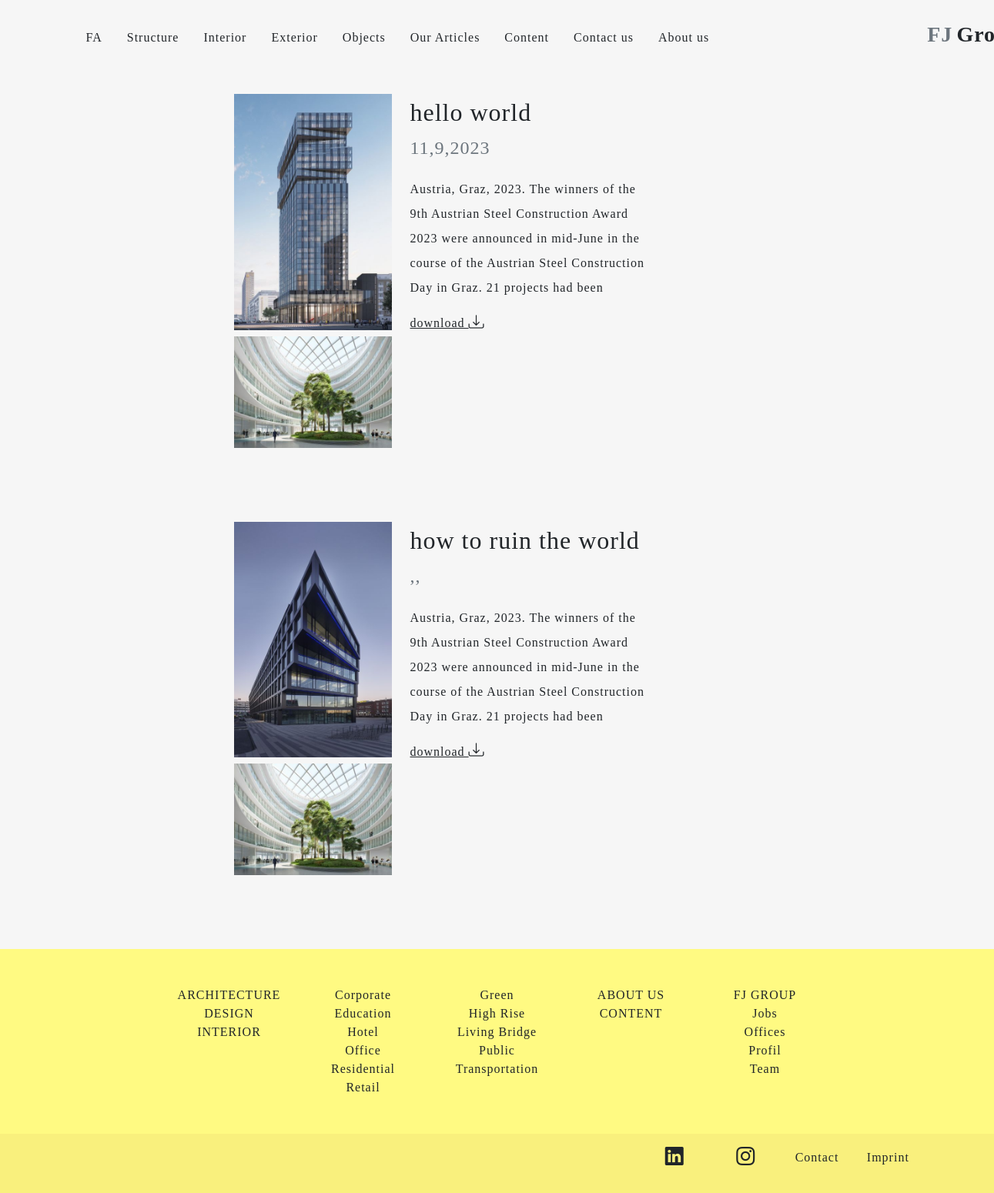
The app's page /articles/ with its own data.
### articles_app/models.py (models this page shows, shortened)
class Article(models.Model):
    image = models.ImageField(upload_to='images/article_images', verbose_name='عکس')
    second_image = models.ImageField(upload_to='images/article_images', null=True, verbose_name='عکس دوم')
    title = models.CharField(max_length=300, verbose_name='عنوان')
    persian_title = models.CharField(max_length=300, verbose_name='عنوان(فارسی)')
    description = models.TextField(max_length=1500, verbose_name='توضیحات')
    persian_description = models.TextField(max_length=1500, verbose_name='توضیحات(فارسی)')
    pdf_file = models.FileField(upload_to='pdfs/article_pdf', verbose_name='فایل')
    created_time = models.DateField(auto_now_add=True, null=True, verbose_name='تاریخ تولید')
    class Meta:
        ordering = ('-created_time',)
        verbose_name = 'مقاله'
        verbose_name_plural = 'مقالات'

### articles_app/views.py (the view)
# urls.py: path('', views.articles_view, name='articles'),
def articles_view(request):
    articles = Article.objects.all()
    return render(request, 'articles_app/OurArticles.html', context={'articles': articles})

### articles_app/templates/articles_app/OurArticles.html (shortened to what this page needs)
{% extends 'base.html' %}
{% load static %}
{% block css %}
    <link rel="stylesheet" href="{% static 'Css/OurArticles.css' %}">
    <link rel="stylesheet" href="{% static 'Css/Interior.css' %}">
    <link rel="stylesheet" href="{% static 'Css/Project.css' %}">
{% endblock %}
{% block content %}
{% include 'includes/header2.html' %}
    <main>
    {% for article in articles %}
        <div class="area pt-5 pb-5">
            <div class="container">
                <div class="row justify-content-center">
                    <div class="col-md-5 col-sm-12 col-12 text-end">
                        <img src="{{ article.image.url }}" alt="{{ article.title }}" class="img-fluid w-50 mb-2">
                        <img src="{{ article.second_image.url }}" alt="{{ article.title }}" class="img-fluid w-50">
                    </div>
                    <div class="col-md-5 col-sm-12 col-12">
                        <h2 class="w-75 lh-base EN">{{ article.title}}</h2>
                        <h4 class="text-secondary mb-4 EN">{{ article.created_time.day }},{{ article.created_time.month }},{{ article.created_time.year }}</h4>
                        <p class="w-75 lh-lg EN">{{ article.description }}</p>
                        <a href="{% url 'article_app:article_download' article.id %}" class="text-dark EN">download <i class="bi bi-download h5"></i></a>
                    </div>
                </div>
            </div>
        </div>
    {% endfor %}
    </main>
{% endblock %}

### assets/Css/OurArticles.css (style rules this page uses)
html { scroll-behavior: smooth; }
* { font-family: "AvenirNext"; letter-spacing: 1px; }
body { background-color: #F6F6F6; }
.text-secondary { font-family: "AJensonPro"; }
.area { padding-right: 250px; transition: all 0.3s linear; }

### assets/Css/Interior.css (style rules this page uses)
* { font-family: "AvenirNext"; letter-spacing: 1px; }
html { scroll-behavior: smooth; }
body { overflow-x: hidden; background-color: #F6F6F6; }

### assets/Css/Project.css (style rules this page uses)
* { font-family: "AvenirNext"; letter-spacing: 1px; }
html { scroll-behavior: smooth; }
body { background-color: #F6F6F6; overflow-x: hidden; }
a { border-radius: 0 !important; }

### records on screen
Article: image (picture), second_image (picture), title "hello world", created_time.day "11", created_time.month "9", created_time.year "2023", description "Austria, Graz, 2023. The winners of the 9th Austrian Steel Construction Award 2023 were announced in mid-June in the course of the Austrian Steel Construction Day in Graz. 21 projects had been"
Article: image (picture), second_image (picture), title "how to ruin the world", description "Austria, Graz, 2023. The winners of the 9th Austrian Steel Construction Award 2023 were announced in mid-June in the course of the Austrian Steel Construction Day in Graz. 21 projects had been"
